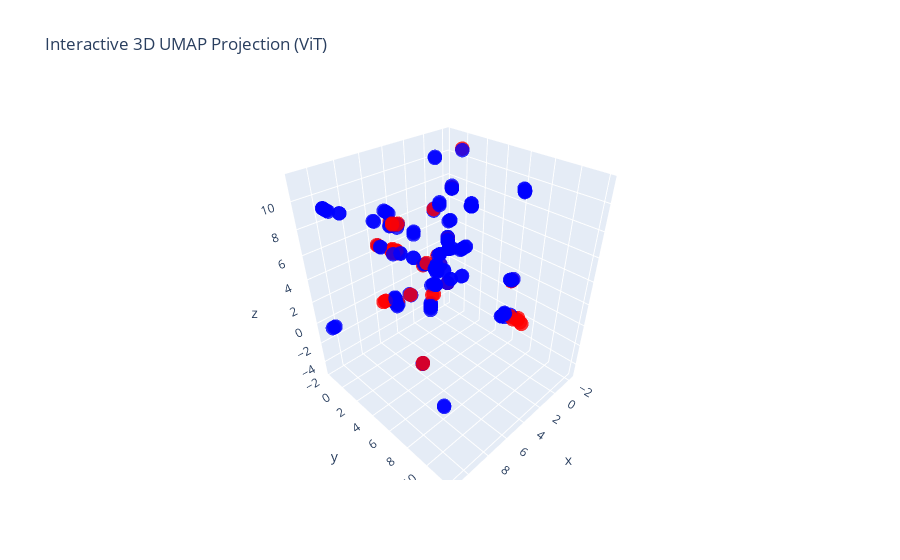

Write notebook code for a chart like this one.
### Code cell
fig = go.Figure(data=[go.Scatter3d(
    x=results_clip[:, 0], y=results_clip[:, 1], z=results_clip[:, 2],
    mode='markers',
    marker=dict(size=5, color=colors_clip, opacity=0.8)
)])

fig.update_layout(
    title="Interactive 3D UMAP Projection (ViT)",
)

fig.show()

### Figure 1 — Plotly figure (JSON) as saved in the notebook; plotly's stock layout.template omitted (floating-point values rounded to 4 significant figures; data arrays with more than 128 entries replaced by an {"elided": "..."} marker saying what was removed)
{"data": [{"marker": {"color": {"elided": "213 str values"}, "opacity": 0.8, "size": 5}, "mode": "markers", "type": "scatter3d", "x": {"elided": "213 float values"}, "y": {"elided": "213 float values"}, "z": {"elided": "213 float values"}}], "layout": {"title": {"text": "Interactive 3D UMAP Projection (ViT)"}}}
